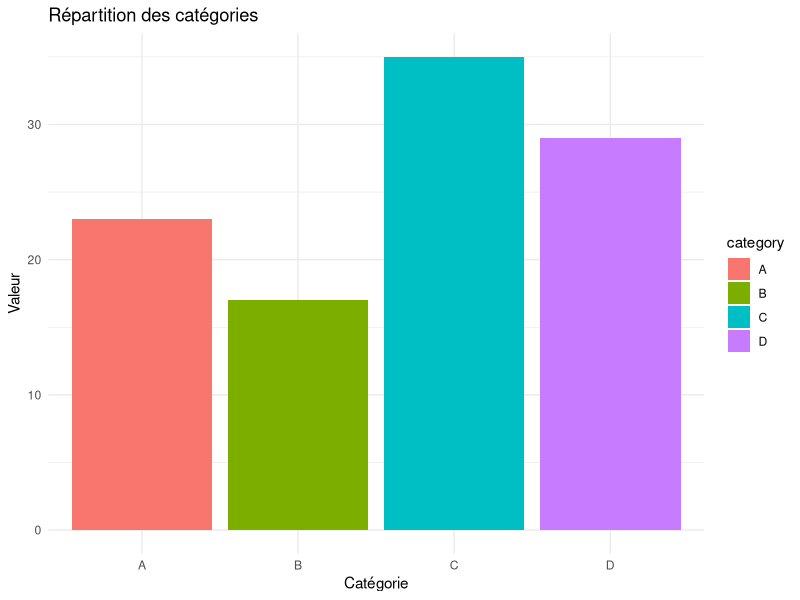

Write R code to recreate this figure.
library(ggplot2)

data <- data.frame(
  category = c("A", "B", "C", "D"),
  value = c(23, 17, 35, 29)
)

ggplot(data, aes(x = category, y = value, fill = category)) +
  geom_bar(stat = "identity") +
  theme_minimal() +
  labs(title = "Répartition des catégories", x = "Catégorie", y = "Valeur")     
